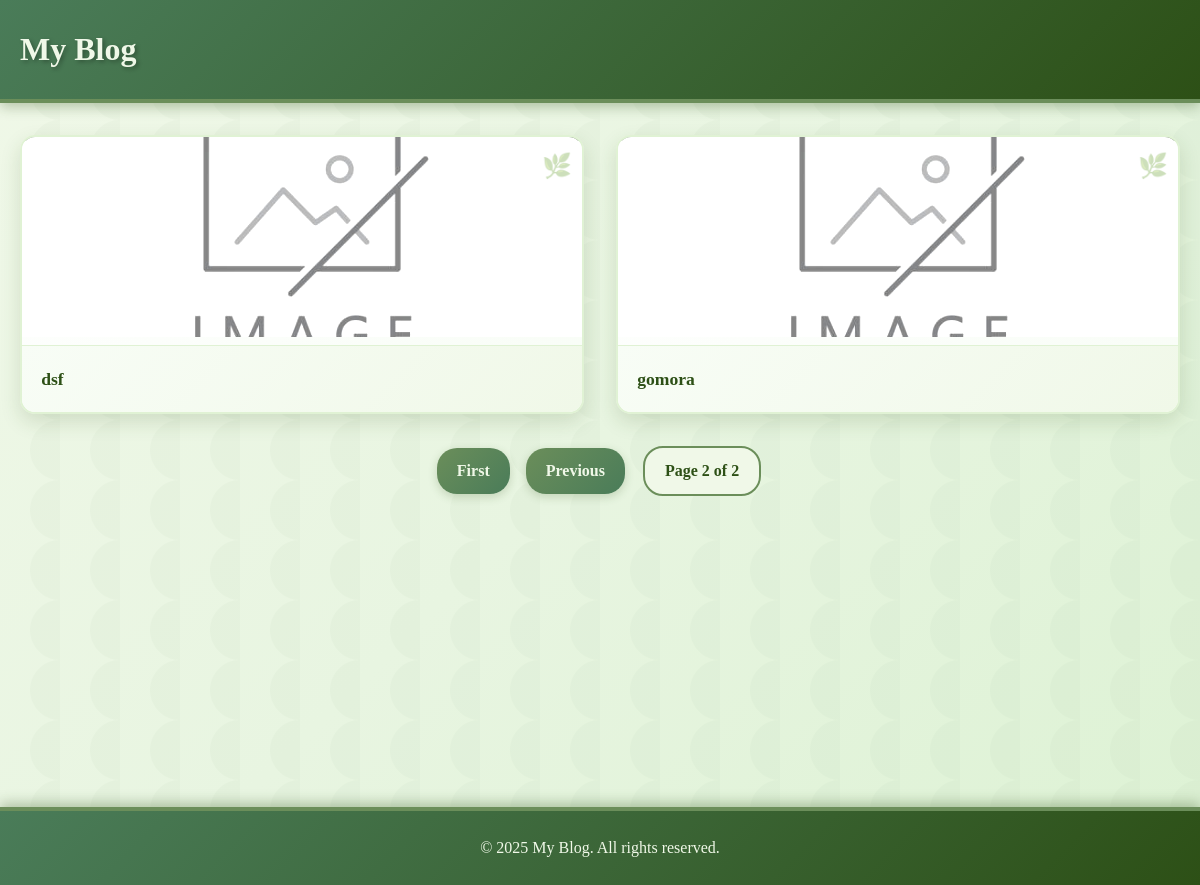
Page /?page=2 on the earlier database version.
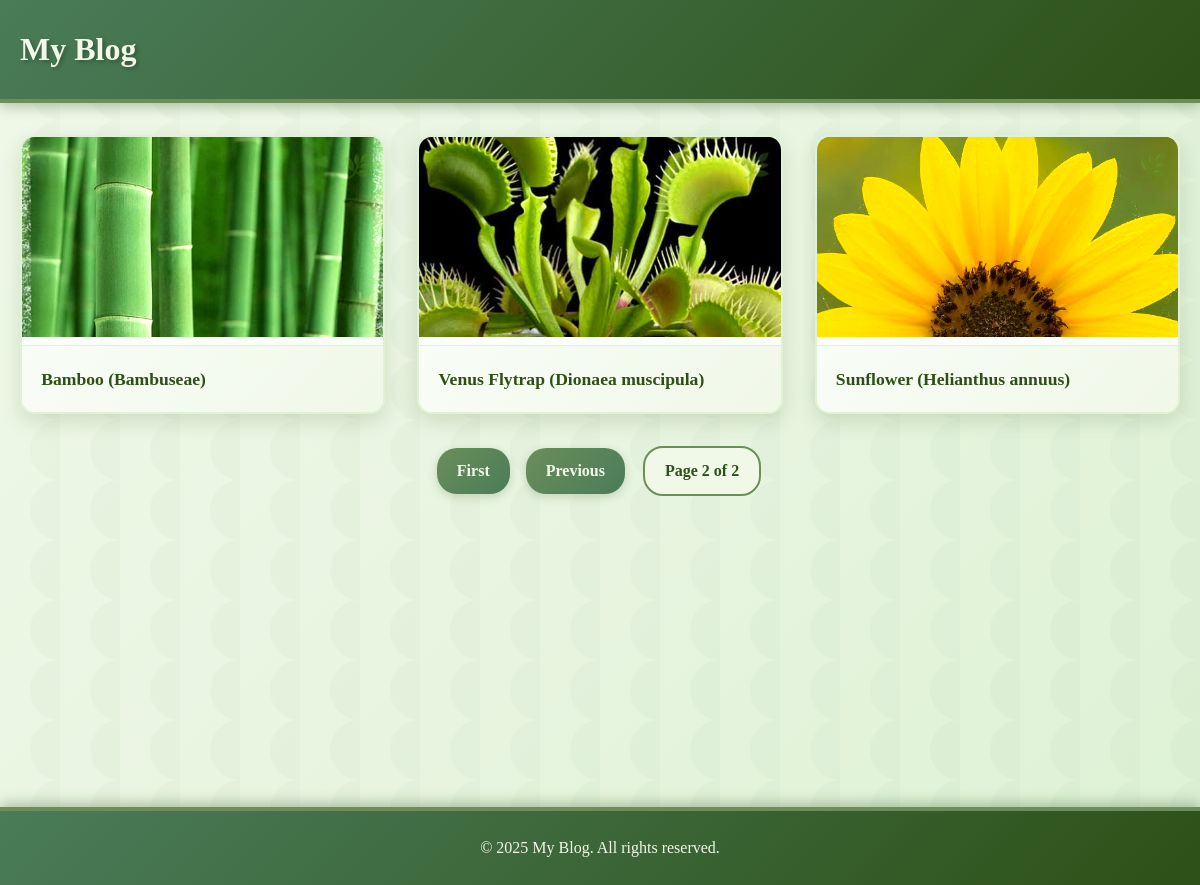
Same page on the later database version.
### blog/models.py (models this page shows, shortened)
class Article(models.Model):
    title = models.CharField(max_length=200)
    content = models.TextField()
    image = models.ImageField(upload_to='articles/', default='articles/default.jpg')
    created_date = models.DateTimeField(default=timezone.now)
    class Meta:
        ordering = ['-created_date']

### blog/views.py (the view)
# urls.py: path('', views.home, name='home'),
def home(request):
    articles = Article.objects.all()
    paginator = Paginator(articles, 9)
    page_number = request.GET.get('page')
    page_obj = paginator.get_page(page_number)
    return render(request, 'home.html', {'page_obj': page_obj})

### templates/home.html (shortened to what this page needs)
{% extends 'base.html' %} {% block title %}Home - My Blog{% endblock %}
{% block content %}
<div class="articles-grid">
  {% for article in page_obj %}
  <div class="article-card">
    <a href="{% url 'article_detail' article.id %}">
      <img src="{{ article.image.url }}" alt="{{ article.title }}" />
      <h3>{{ article.title }}</h3>
    </a>
  </div>
  {% empty %}
  <p class="no-articles">No articles yet. Check back soon!</p>
  {% endfor %}
</div>
{% if page_obj.has_other_pages %}
<div class="pagination">
  {% if page_obj.has_previous %}
  <a href="?page=1" class="page-link">First</a>
  <a href="?page={{ page_obj.previous_page_number }}" class="page-link"
    >Previous</a
  >
  {% endif %}
  <span class="current-page">
    Page {{ page_obj.number }} of {{ page_obj.paginator.num_pages }}
  </span>
</div>
{% endif %} {% endblock %}

### templates/base.html (shortened to what this page needs)
<!DOCTYPE html>
<html lang="en">
  <head>
    {% load static %}
    <link rel="stylesheet" href="{% static 'css/style.css' %}" />
  </head>
  <body>
    <header>
      <div class="container">
        <h1><a href="{% url 'home' %}">My Blog</a></h1>
      </div>
    </header>
    <main>
      <div class="container">{% block content %} {% endblock %}</div>
    </main>
    <footer>
      <div class="container">
        <p>&copy; 2025 My Blog. All rights reserved.</p>
      </div>
    </footer>
  </body>
</html>

### static/css/style.css (style rules this page uses)
* { margin: 0; padding: 0; box-sizing: border-box; }
body { font-family: 'Georgia', 'Times New Roman', serif; line-height: 1.6; color: #2d5016; background: linear-gradient(135deg, #f0f8e8 0%, #e8f5e1 50%, #ddf2d4 100%); background-attachment: fixed; }
.container { max-width: 1200px; margin: 0 auto; padding: 0 20px; }
header { background: linear-gradient(135deg, #4a7c59 0%, #2d5016 100%); color: #f0f8e8; padding: 1.5rem 0; margin-bottom: 2rem; border-bottom: 4px solid #6b8e5a; box-shadow: 0 4px 12px rgba(45, 80, 22, 0.3); }
header h1 a { color: #f0f8e8; text-decoration: none; text-shadow: 2px 2px 4px rgba(0, 0, 0, 0.3); font-weight: bold; }
main { min-height: calc(100vh - 160px); }
.articles-grid { display: grid; grid-template-columns: repeat(auto-fit, minmax(300px, 1fr)); gap: 2rem; margin-bottom: 2rem; }
.article-card { background: linear-gradient(145deg, #ffffff 0%, #f8fdf6 100%); border-radius: 15px; box-shadow: 0 8px 20px rgba(45, 80, 22, 0.15); overflow: hidden; transition: all 0.3s ease; border: 2px solid #e0f2d4; position: relative; }
.article-card::before { content: ''; position: absolute; top: 0; left: 0; right: 0; height: 4px; background: linear-gradient(90deg, #6b8e5a, #4a7c59, #2d5016); }
.article-card a { text-decoration: none; color: inherit; display: block; }
.article-card img { width: 100%; height: 200px; object-fit: cover; filter: brightness(1.1) saturate(1.2); transition: filter 0.3s ease; }
.article-card h3 { padding: 1.2rem; color: #2d5016; font-weight: bold; font-size: 1.1rem; background: linear-gradient(135deg, #f8fdf6 0%, #f0f8e8 100%); border-top: 1px solid #e0f2d4; }
.pagination { text-align: center; margin: 2rem 0; }
.page-link { display: inline-block; padding: 10px 20px; margin: 0 6px; background: linear-gradient(135deg, #6b8e5a 0%, #4a7c59 100%); color: #f0f8e8; text-decoration: none; border-radius: 20px; transition: all 0.3s ease; font-weight: bold; box-shadow: 0 3px 10px rgba(45, 80, 22, 0.2); }
.current-page { display: inline-block; padding: 10px 20px; margin: 0 8px; font-weight: bold; color: #2d5016; background: #f0f8e8; border-radius: 20px; border: 2px solid #6b8e5a; }
footer { background: linear-gradient(135deg, #4a7c59 0%, #2d5016 100%); color: #f0f8e8; text-align: center; padding: 1.5rem 0; margin-top: 2rem; border-top: 4px solid #6b8e5a; box-shadow: 0 -4px 12px rgba(45, 80, 22, 0.3); }
.article-card::after { content: '🌿'; position: absolute; top: 10px; right: 10px; font-size: 1.5rem; opacity: 0.3; transition: opacity 0.3s ease; }
body::before { content: ''; position: fixed; top: 0; left: 0; width: 100%; height: 100%; z-index: -1; pointer-events: none; }

Differences in the rows shown:
removed Article: image (placeholder picture), title "dsf"
removed Article: image (placeholder picture), title "gomora"
added Article: image (picture), title "Bamboo (Bambuseae)"
added Article: image (picture), title "Venus Flytrap (Dionaea muscipula)"
added Article: image (picture), title "Sunflower (Helianthus annuus)"
